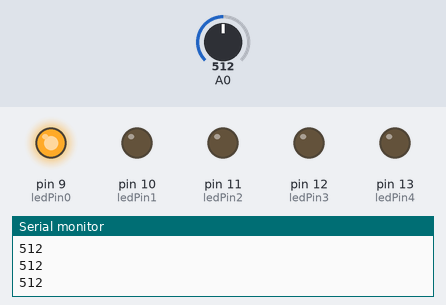
The sketch below on a simulated Arduino Uno, built with avr-gcc and run on an emulated ATmega328P. Shown: output pins drawn as LEDs (lit = HIGH), the last lines printed to the serial monitor. Inputs (shaded band) come from the test bench; at power-on: A0 = 512.

Above: at 1.2 s.
1.3 s: A0 set to 551
2.8 s: A0 set to 572
At 3.8 s:
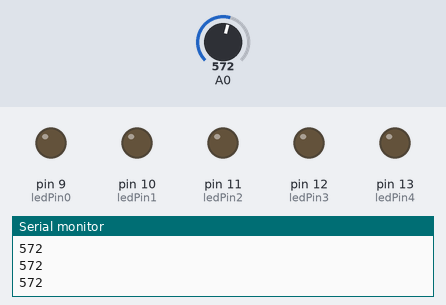
4.3 s: A0 set to 306
At 5.0 s:
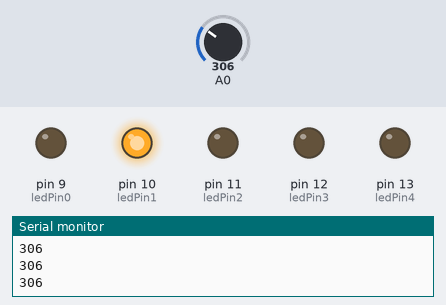
5.8 s: A0 set to 292
7.3 s: A0 set to 267
At 8.5 s:
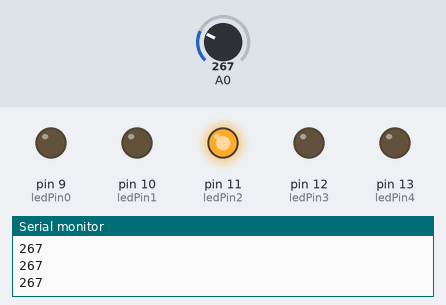
8.8 s: A0 set to 290
At 9.8 s:
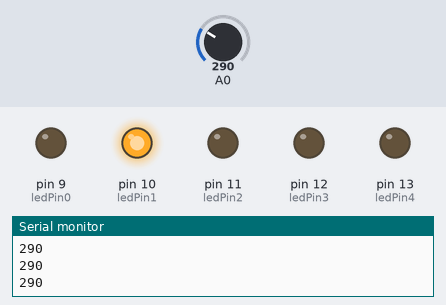
Timing chart, 0 to 11.3 s (numbered marks = the images above; inputs shaded):
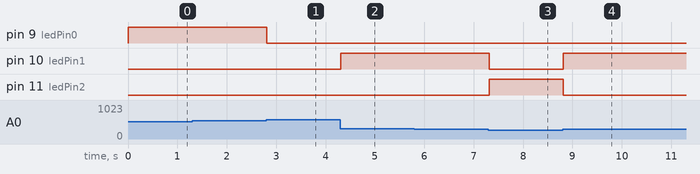

The sketch:

sensor_playground.ino
```cpp
//set constants
const int ledPin0 = 9;
const int ledPin1 = 10;
const int ledPin2 = 11;
const int ledPin3 = 12;
const int ledPin4 = 13;

//set variables
int sensorVoltage;

//begin
void setup() {
  //allows serial monitor print
  Serial.begin(9600);

  //initialize the LED pin
  pinMode(ledPin0, OUTPUT);
  pinMode(ledPin1, OUTPUT);
  pinMode(ledPin2, OUTPUT);
  pinMode(ledPin3, OUTPUT);
  pinMode(ledPin4, OUTPUT);

  //initialize sensor pin
  pinMode(A0, INPUT);
}

//looping
void loop() {
  sensorVoltage = analogRead(A0);
  Serial.println(sensorVoltage);

  if (sensorVoltage <= 560 && sensorVoltage >= 400) {
    Serial.println(sensorVoltage);
    digitalWrite(ledPin0, HIGH);
    digitalWrite(ledPin1, LOW);
    digitalWrite(ledPin2, LOW);
    digitalWrite(ledPin3, LOW);
    digitalWrite(ledPin4, LOW);
  }

  else if (sensorVoltage <= 399 && sensorVoltage >= 280) {
    Serial.println(sensorVoltage);
    digitalWrite(ledPin0, LOW);
    digitalWrite(ledPin1, HIGH);
    digitalWrite(ledPin2, LOW);
    digitalWrite(ledPin3, LOW);
    digitalWrite(ledPin4, LOW);
  }

  else if (sensorVoltage <= 279 && sensorVoltage >= 220) {
    Serial.println(sensorVoltage);
    digitalWrite(ledPin0, LOW);
    digitalWrite(ledPin1, LOW);
    digitalWrite(ledPin2, HIGH);
    digitalWrite(ledPin3, LOW);
    digitalWrite(ledPin4, LOW);
  }

  else if (sensorVoltage <= 219 && sensorVoltage >= 160) {
    Serial.println(sensorVoltage);
    digitalWrite(ledPin0, LOW);
    digitalWrite(ledPin1, LOW);
    digitalWrite(ledPin2, LOW);
    digitalWrite(ledPin3, HIGH);
    digitalWrite(ledPin4, LOW);
  }

  else if (sensorVoltage <= 159 && sensorVoltage >= 140) {
    Serial.println(sensorVoltage);
    digitalWrite(ledPin0, LOW);
    digitalWrite(ledPin1, LOW);
    digitalWrite(ledPin2, LOW);
    digitalWrite(ledPin3, LOW);
    digitalWrite(ledPin4, HIGH);
  }

  else {
    digitalWrite(ledPin0, LOW);
    digitalWrite(ledPin1, LOW);
    digitalWrite(ledPin2, LOW);
    digitalWrite(ledPin3, LOW);
    digitalWrite(ledPin4, LOW);
  }

}
```

Measured:
- the behaviour switches between 560 and 561 on A0 (found by bisection; images 0 and 1)
- the behaviour switches between 280 and 279 on A0 (found by bisection; images 2 and 3)
- after the input at 2.8 s, pin 9 (ledPin0): HIGH → LOW at once
- after the input at 4.3 s, pin 10 (ledPin1): LOW → HIGH at once
- after the input at 7.3 s, pin 10 (ledPin1): HIGH → LOW at once; pin 11 (ledPin2): LOW → HIGH at once
- after the input at 8.8 s, pin 10 (ledPin1): LOW → HIGH at once; pin 11 (ledPin2): HIGH → LOW at once
